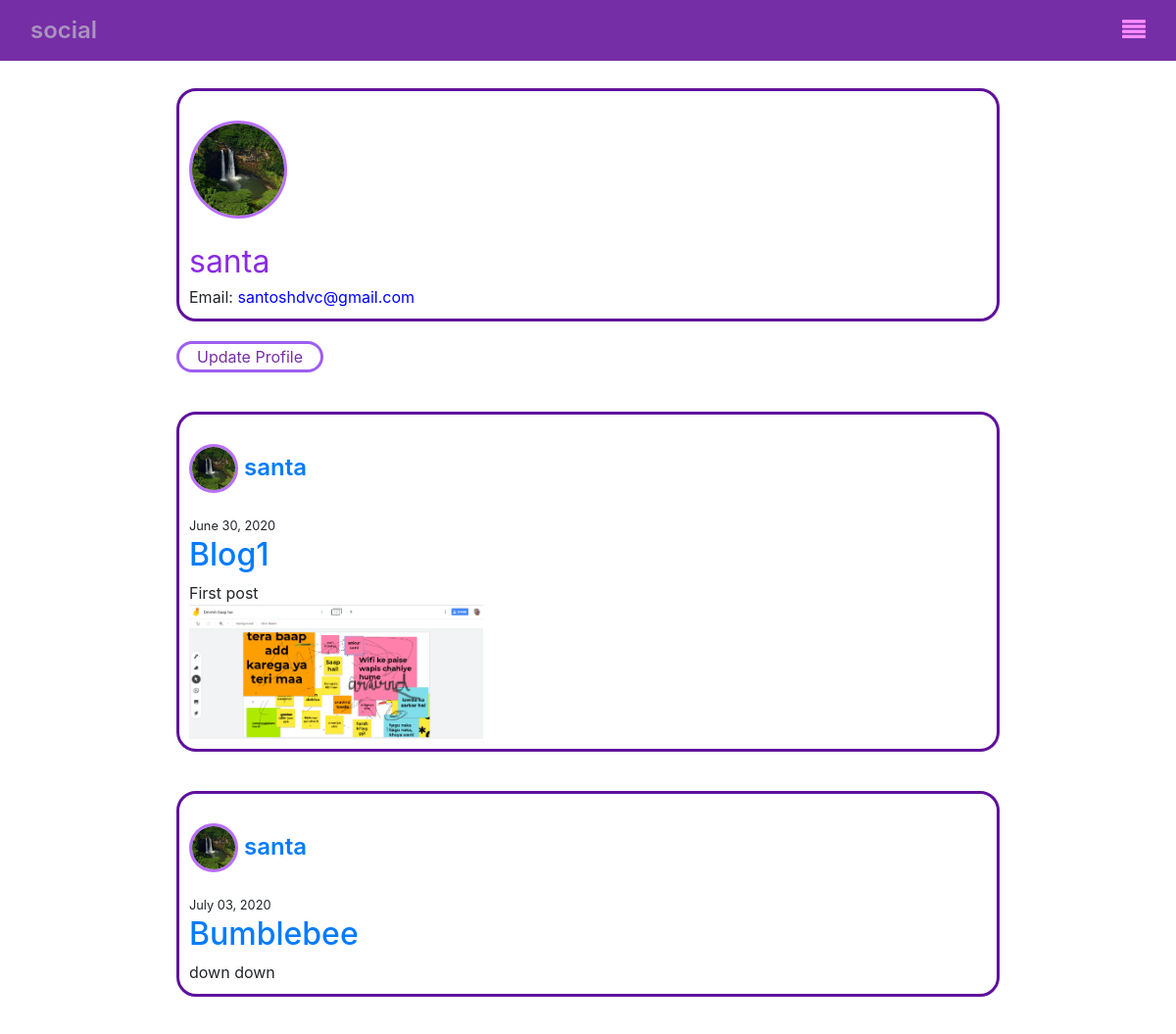
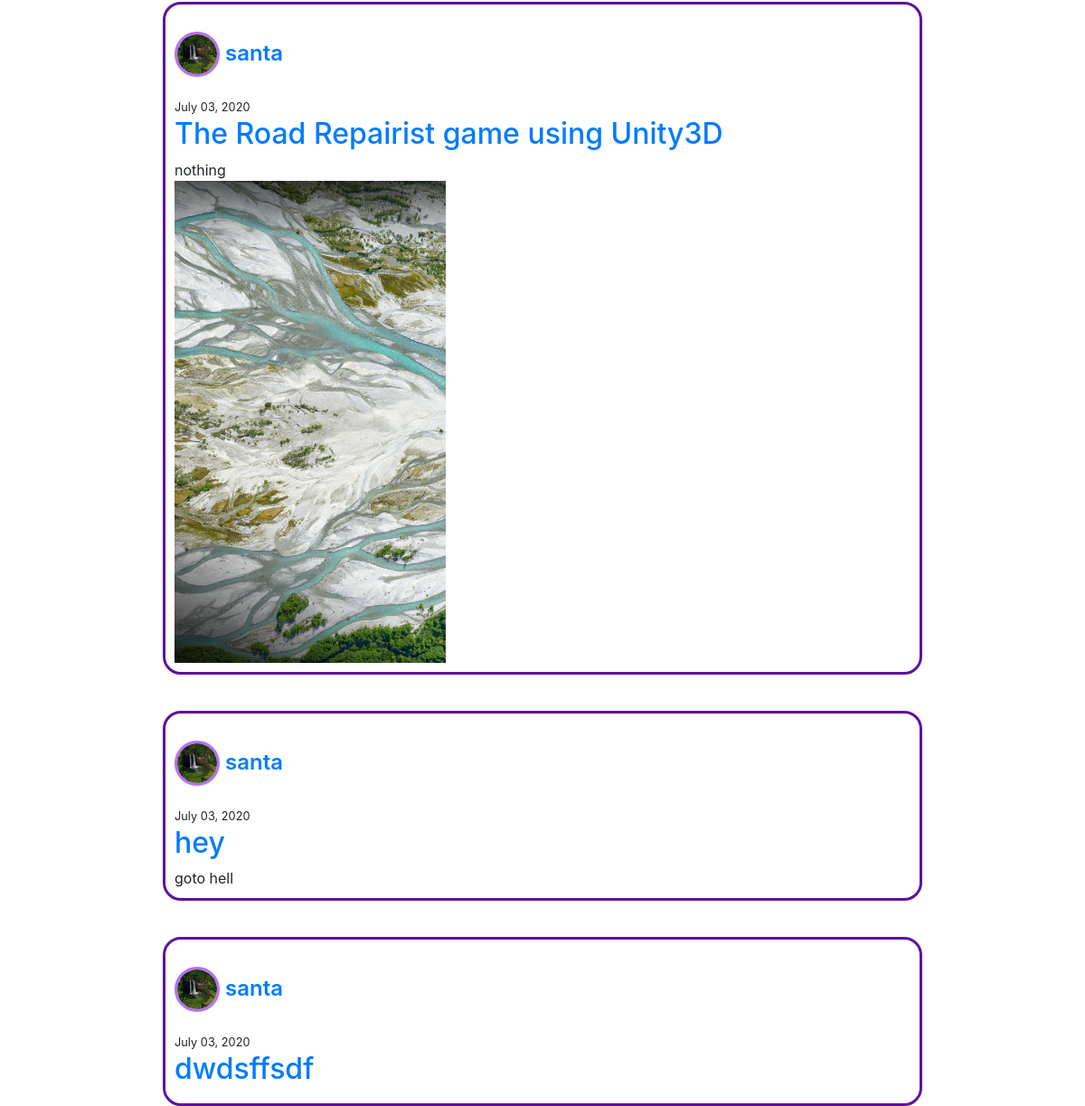
The page /users/profile/ (signed in) on the database its author committed (2 pictures, top to bottom).
### users/models.py (models this page shows, shortened)
class Profile(models.Model):
    user = models.OneToOneField(User, on_delete=models.CASCADE)
    image = models.ImageField(default='default.jpg', upload_to='profile_pics')

### blog/models.py (models this page shows, shortened)
class Post(models.Model):
    title = models.CharField(max_length= 100)
    content = models.TextField(max_length=400, blank=True)
    date_post = models.DateTimeField(default= timezone.now)
    author = models.ForeignKey(User, on_delete= models.CASCADE)
    img_src= models.ImageField( default='noimage.png', upload_to ='uploads/')
    like_count = models.IntegerField(default=0)

### users/views.py (the view)
# urls.py: path('profile/', views.profile, name='profile'),
@login_required
def profile(request):
    if request.method == 'POST':
        u_form = UserUpdateForm(request.POST, instance=request.user)
        p_form = ProfileUpdateForm(request.POST, request.FILES, instance=request.user.profile)
        if u_form.is_valid() and p_form.is_valid():
            u_form.save()
            p_form.save()
            messages.success(request, f'Profile Updated!')
            return redirect('profile')
    else:
        u_form = UserUpdateForm(instance=request.user)
        p_form = ProfileUpdateForm(instance=request.user.profile)
    context= {
        'u_form': u_form,
        'p_form': p_form,
        'posts': request.user.post_set.all(),
    }
    return render(request, 'users/profile.html', context)

### users/templates/users/profile.html (shortened to what this page needs)
{%extends "blog/base.html"%}
{%load crispy_forms_tags%}
{% block content%}
    <div id='main'>
        <div class='posts'>
            <div><img src="{{ user.profile.image.url }}" class= "profile_pic" width=100px height="100px"></div>
            <div class="profile_name">{{user.username}}</div>
            <div> <span>Email:</span> <span class="profile_email">{{user.email}}</span></div>
        </div>
        <button class="sign_btn" id="on_btn" onclick="document.getElementById('profile_up').style.display ='block'; document.getElementById('on_btn').style.display ='none';">Update Profile</button>
        {% for post in posts%}
        <div class='posts'>
            <div class="post_title"><img src="{{ post.author.profile.image.url }}" width="50px" height="50px" class="profile_pic">
                <a href="{% url 'user-posts' post.author.username %}">{{ post.author }}</a></div> <small class="dates">{{post.date_post|date:"F d, Y" }}</small>
            <a href="{% url 'post-detail' post.id %}"><h2> {{post.title}}</h2></a>
            <div class='post_content'>{{post.content}}</div>
            {% if post.img_src.url != '/media/noimage.png' %}
                <div><img src="{{post.img_src.url}}" class="post_image" width="300px"></div>
            {% else %}
                <div></div>
            {% endif %}
    </div>
    {% endfor %}
    </div>
{% endblock content %}

### blog/templates/blog/base.html (shortened to what this page needs)
{% load static %}
<!DOCTYPE html>
<html>
<head>
    <link rel="stylesheet" href="{% static 'bootstrap/css/bootstrap.min.css' %}">
    <link rel="stylesheet" href="{% static 'fonts/font-awesome.min.css' %}">
    <link rel="stylesheet" href="{% static 'css/Navbar-Fixed-Side.css' %}">
    <link rel="stylesheet" href="{% static 'css/styles.css' %}">
    <link rel="stylesheet" href="{% static 'css/profile.css' %}">
    <link rel="stylesheet" href="{% static 'css/create_post.css' %}">
</head>
<body>
    <nav class="navbar navbar-light navbar-expand-md" id="top_bar">
        <div class="container-fluid"><a class="navbar-brand" id="title" href="{% url 'blog_home' %}">social</a>
        <div class='dropdown'>
            <i class="fa fa-align-justify dropbtn" id="menu"></i>
        </div>
        </div>
    </nav>
    {%block content%}{%endblock%}
</body>
</html>

### blog/static/css/styles.css (style rules this page uses)
#top_bar { background-color: #762EA6; z-index:1; width:100%; position: fixed; }
#title { color: #A993BF; font-weight: 600; font-size: x-large; }
#main { position: absolute; top: 50px; width: 100%; display: block; margin-bottom: 2px; align-items: center; padding-left: 15%; padding-right: 15%; overflow: scroll; }
.posts { padding: 10px; width: 100%; border: solid; border-color: rgb(95,17,156); border-radius: 20px; margin-top: 40px; }
.sign_btn { color: #762EA6; border: solid; border-color: #9e5df1; background: none; border-radius: 100px; display: block; margin-top: 20px; width: 150px; }
.post_title { color: rgb(95,95,255); font-size: x-large; font-weight: 600; }
.post_image { max-width: 60%; max-height: 70%; }
#menu { font-size: x-large; font-weight: 100; color: rgb(255,140,255); }
.dropbtn { border: none; cursor: pointer; }
.dropdown { position: relative; display: inline-block; }

### blog/static/css/profile.css (style rules this page uses)
.profile_name { color: blueviolet; font-size: xx-large; font: outline; }
.profile_pic { margin-top: 20px; margin-bottom: 20px; border: solid; border-radius: 100px; border-color: rgb(184, 111, 253); object-fit: cover; }
.profile_email { color: blue; }

### rows shown on the page
Post: author.profile.image (picture), author "santa", date_post "June 30, 2020", title "Blog1", content "First post", img_src (picture)
Post: author.profile.image (picture), author "santa", date_post "July 03, 2020", title "Bumblebee", content "down down"
Post: author.profile.image (picture), author "santa", date_post "July 03, 2020", title "The Road Repairist game using Unity3D", content "nothing", img_src (picture)
Post: author.profile.image (picture), author "santa", date_post "July 03, 2020", title "hey", content "goto hell"
Post: author.profile.image (picture), author "santa", date_post "July 03, 2020", title "dwdsffsdf"

### other values the page prints
{{ user.username }} "santa"
{{ user.email }} "santoshdvc@gmail.com"
